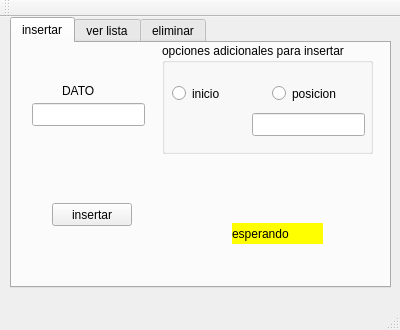
<?xml version="1.0" encoding="UTF-8"?>
<ui version="4.0">
 <class>listaui</class>
 <widget class="QMainWindow" name="listaui">
  <property name="geometry">
   <rect>
    <x>0</x>
    <y>0</y>
    <width>400</width>
    <height>330</height>
   </rect>
  </property>
  <property name="windowTitle">
   <string>listaui</string>
  </property>
  <widget class="QWidget" name="centralWidget">
   <widget class="QTabWidget" name="tabWidget">
    <property name="geometry">
     <rect>
      <x>10</x>
      <y>0</y>
      <width>381</width>
      <height>271</height>
     </rect>
    </property>
    <property name="currentIndex">
     <number>0</number>
    </property>
    <widget class="QWidget" name="tab">
     <attribute name="title">
      <string>insertar</string>
     </attribute>
     <widget class="QGroupBox" name="group_insertar">
      <property name="geometry">
       <rect>
        <x>150</x>
        <y>0</y>
        <width>211</width>
        <height>111</height>
       </rect>
      </property>
      <property name="title">
       <string>opciones adicionales para insertar</string>
      </property>
      <widget class="QRadioButton" name="radiob_inicio">
       <property name="geometry">
        <rect>
         <x>10</x>
         <y>40</y>
         <width>61</width>
         <height>21</height>
        </rect>
       </property>
       <property name="text">
        <string>inicio</string>
       </property>
      </widget>
      <widget class="QRadioButton" name="radiob_posic">
       <property name="geometry">
        <rect>
         <x>110</x>
         <y>40</y>
         <width>81</width>
         <height>21</height>
        </rect>
       </property>
       <property name="text">
        <string>posicion</string>
       </property>
      </widget>
      <widget class="QLineEdit" name="box_posicion">
       <property name="geometry">
        <rect>
         <x>90</x>
         <y>70</y>
         <width>113</width>
         <height>23</height>
        </rect>
       </property>
      </widget>
     </widget>
     <widget class="QLabel" name="label">
      <property name="geometry">
       <rect>
        <x>50</x>
        <y>40</y>
        <width>59</width>
        <height>15</height>
       </rect>
      </property>
      <property name="text">
       <string>DATO</string>
      </property>
     </widget>
     <widget class="QLineEdit" name="lineEdit">
      <property name="geometry">
       <rect>
        <x>20</x>
        <y>60</y>
        <width>113</width>
        <height>23</height>
       </rect>
      </property>
     </widget>
     <widget class="QPushButton" name="btn_insert">
      <property name="geometry">
       <rect>
        <x>40</x>
        <y>160</y>
        <width>80</width>
        <height>23</height>
       </rect>
      </property>
      <property name="styleSheet">
       <string notr="true"/>
      </property>
      <property name="text">
       <string>insertar</string>
      </property>
     </widget>
     <widget class="QLabel" name="label_2">
      <property name="geometry">
       <rect>
        <x>220</x>
        <y>180</y>
        <width>91</width>
        <height>21</height>
       </rect>
      </property>
      <property name="styleSheet">
       <string notr="true">background-color: yellow;</string>
      </property>
      <property name="text">
       <string>esperando</string>
      </property>
     </widget>
    </widget>
    <widget class="QWidget" name="tab_2">
     <attribute name="title">
      <string>ver lista</string>
     </attribute>
     <widget class="QPlainTextEdit" name="plainTextEdit">
      <property name="geometry">
       <rect>
        <x>10</x>
        <y>20</y>
        <width>231</width>
        <height>221</height>
       </rect>
      </property>
     </widget>
     <widget class="QPushButton" name="btn_mostrar_lista">
      <property name="geometry">
       <rect>
        <x>270</x>
        <y>110</y>
        <width>80</width>
        <height>23</height>
       </rect>
      </property>
      <property name="text">
       <string>PushButton</string>
      </property>
     </widget>
    </widget>
    <widget class="QWidget" name="tab_3">
     <attribute name="title">
      <string>eliminar</string>
     </attribute>
     <widget class="QLineEdit" name="text_elim">
      <property name="geometry">
       <rect>
        <x>30</x>
        <y>60</y>
        <width>113</width>
        <height>23</height>
       </rect>
      </property>
     </widget>
     <widget class="QPushButton" name="eliminar">
      <property name="geometry">
       <rect>
        <x>40</x>
        <y>130</y>
        <width>80</width>
        <height>23</height>
       </rect>
      </property>
      <property name="text">
       <string>eliminar</string>
      </property>
     </widget>
     <widget class="QGroupBox" name="groupBox">
      <property name="geometry">
       <rect>
        <x>180</x>
        <y>20</y>
        <width>151</width>
        <height>121</height>
       </rect>
      </property>
      <property name="title">
       <string>dato o posicion</string>
      </property>
      <widget class="QRadioButton" name="radiob_dato">
       <property name="geometry">
        <rect>
         <x>20</x>
         <y>30</y>
         <width>100</width>
         <height>21</height>
        </rect>
       </property>
       <property name="text">
        <string>dato</string>
       </property>
       <property name="checked">
        <bool>true</bool>
       </property>
      </widget>
      <widget class="QRadioButton" name="radiob_posic_2">
       <property name="geometry">
        <rect>
         <x>20</x>
         <y>70</y>
         <width>100</width>
         <height>21</height>
        </rect>
       </property>
       <property name="text">
        <string>posicion</string>
       </property>
       <property name="checked">
        <bool>false</bool>
       </property>
      </widget>
     </widget>
    </widget>
   </widget>
  </widget>
  <widget class="QMenuBar" name="menuBar">
   <property name="geometry">
    <rect>
     <x>0</x>
     <y>0</y>
     <width>400</width>
     <height>20</height>
    </rect>
   </property>
  </widget>
  <widget class="QToolBar" name="mainToolBar">
   <attribute name="toolBarArea">
    <enum>TopToolBarArea</enum>
   </attribute>
   <attribute name="toolBarBreak">
    <bool>false</bool>
   </attribute>
  </widget>
  <widget class="QStatusBar" name="statusBar"/>
 </widget>
 <layoutdefault spacing="6" margin="11"/>
 <resources/>
 <connections/>
</ui>
